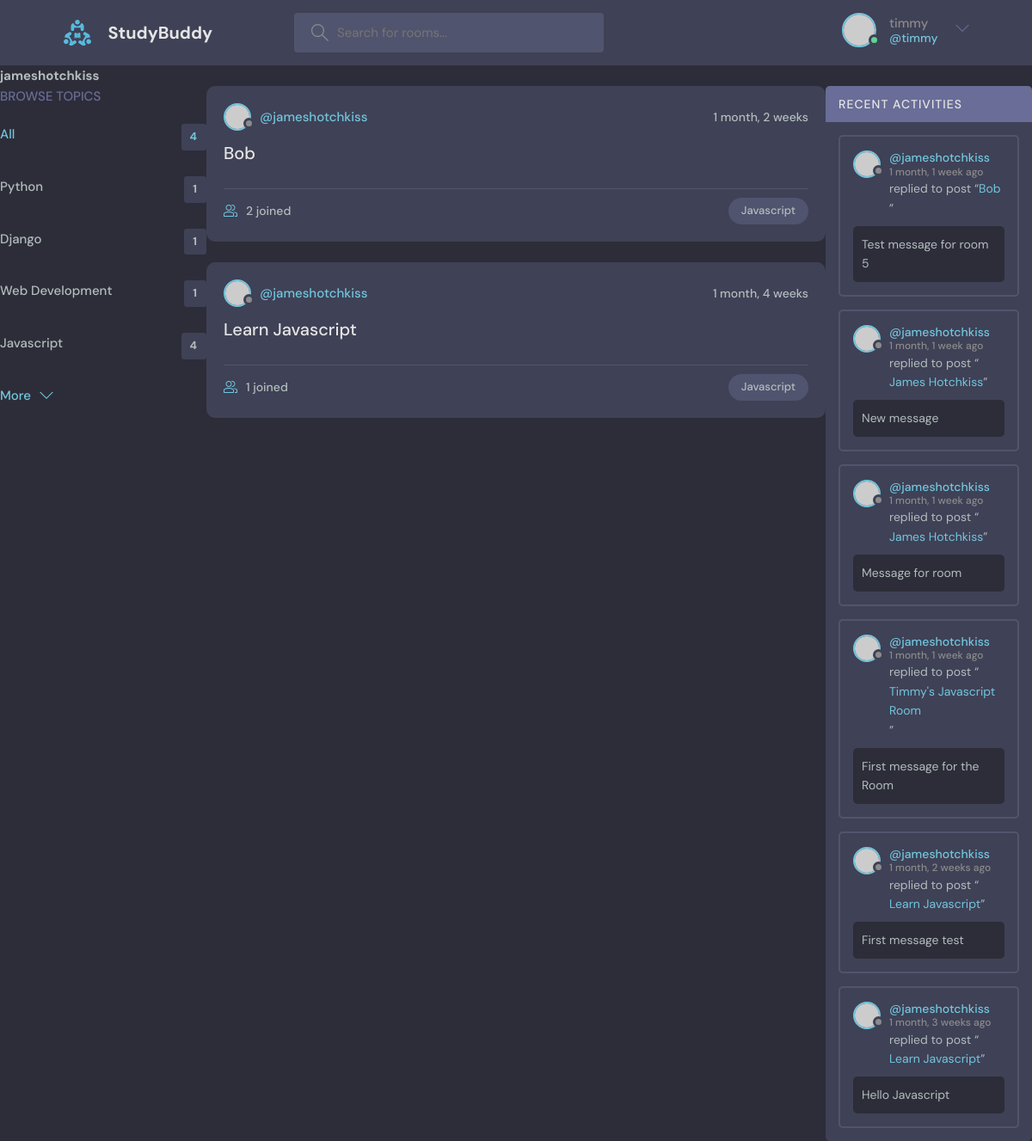
/profile/1/ (signed in), run on the app's committed database.
### base/models.py (models this page shows, shortened)
class Topic(models.Model):
    name = models.CharField(max_length=200)

class Room(models.Model):
    host = models.ForeignKey(User, on_delete=models.SET_NULL, null=True)
    topic = models.ForeignKey(Topic, on_delete=models.SET_NULL, null=True)
    name = models.CharField(max_length=200)
    description = models.TextField(null=True, blank=True)
    participants = models.ManyToManyField(User, related_name='participants', blank=True)
    updated = models.DateTimeField(auto_now=True)
    created = models.DateTimeField(auto_now_add=True)
    class Meta:
        ordering = ['-updated', '-created']
    def __str__(self):
        return self.name

class Message(models.Model):
    user = models.ForeignKey(User, on_delete=models.CASCADE)
    room = models.ForeignKey(Room, on_delete=models.CASCADE)
    body = models.TextField()
    updated = models.DateTimeField(auto_now=True)
    created = models.DateTimeField(auto_now_add=True)
    class Meta:
        ordering = ['-updated', '-created']
    def __str__(self):
        return self.body[0:50]

### base/views.py (the view)
# urls.py: path('profile/<str:pk>/', views.userProfile, name="user-profile"),
def userProfile(request, pk):
    user = User.objects.get(id=pk)
    rooms = user.room_set.all()
    room_messages = user.message_set.all()
    topics = Topic.objects.all()
    context = {'user': user, 'rooms': rooms, 'room_messages': room_messages, 'topics': topics}
    return render(request, 'base/profile.html', context)

### base/templates/base/profile.html (shortened to what this page needs)
{% extends 'main.html' %}
{% block content %}
<h3>{{user.username}}</h3>
<div class="profile-container">
    <div>
        {% include 'base/topics_component.html' %}
    </div>
    <div>
        {% include 'base/feed_component.html' %}
    </div>
    <div>
        {% include 'base/activity_component.html' %}
    </div>
</div>
{% endblock content%}

### templates/navbar.html (shortened to what this page needs)
{% load static %}
<header class="header header--loggedIn">
    <div class="container">
      <a href="{% url 'home' %}" class="header__logo">
        <img src="{% static 'images/logo.svg' %}" />
        <h1>StudyBuddy</h1>
      </a>
      <form class="header__search" method="GET" action="{% url 'home' %}">
        <label>
          <input name="q" placeholder="Search for rooms..." />
        </label>
      </form>
      <nav class="header__menu">
        {% if request.user.is_authenticated %}
        <div class="header__user">
          <a href="profile.html">
            <div class="avatar avatar--medium active">
              <img src="https://randomuser.me/api/portraits/men/37.jpg" />
            </div>
            <p>{{request.user.username}} <span>@{{request.user.username}}</span></p>
          </a>
          <button class="dropdown-button">
            <svg version="1.1" xmlns="http://www.w3.org/2000/svg" width="32" height="32" viewBox="0 0 32 32">
              <title>chevron-down</title>
              <path d="M16 21l-13-13h-3l16 16 16-16h-3l-13 13z"></path>
            </svg>
          </button>
        </div>
        {% else %}
            <a href="{% url 'login' %}">
                <img src="{% static 'images/avatar.svg' %}" />
                <p>Login</p>
            </a>
        {% endif %}
      </nav>
    </div>
  </header>

### base/templates/base/topics_component.html
<div class="topics">
    <div class="topics__header">
      <h2>Browse Topics</h2>
    </div>
    <ul class="topics__list">
      <li>
        <a href="{% url 'home' %}" class="active">All <span>{{topics.count}}</span></a>
      </li>
      {% for topic in topics %}
      <li>
        <a href="{% url 'home' %}?q={{topic.name}}">{{topic.name}}<span>{{topic.room_set.all.count}}</span></a>
      </li>
      {% endfor %}
    </ul>
    <a class="btn btn--link" href="topics.html">
      More
      <svg version="1.1" xmlns="http://www.w3.org/2000/svg" width="32" height="32" viewBox="0 0 32 32">
        <title>chevron-down</title>
        <path d="M16 21l-13-13h-3l16 16 16-16h-3l-13 13z"></path>
      </svg>
    </a>
  </div>

### base/templates/base/feed_component.html (shortened to what this page needs)
{% for room in rooms %}
<div class="roomListRoom">
    <div class="roomListRoom__header">
      <a href="{% url 'user-profile' room.host.id %}" class="roomListRoom__author">
        <div class="avatar avatar--small">
          <img src="https://randomuser.me/api/portraits/women/11.jpg" />
        </div>
        <span>@{{room.host.username}}</span>
      </a>
      <div class="roomListRoom__actions">
        <span>{{room.created|timesince}}</span>
      </div>
    </div>
    <div class="roomListRoom__content">
      <a href="{% url 'room' room.id %}">{{room.name}}</a>
    </div>
    <div class="roomListRoom__meta">
      <a href="{% url 'room' room.id %}" class="roomListRoom__joined">
        {{room.participants.all.count}} joined
      </a>
      <p class="roomListRoom__topic">{{room.topic.name}}</p>
    </div>
</div>
{% endfor %}

### base/templates/base/activity_component.html (shortened to what this page needs)
<div class="activities">
    <div class="activities__header">
      <h2>Recent Activities</h2>
    </div>
    {% for room_message in room_messages%}
    <div class="activities__box">
      <div class="activities__boxHeader roomListRoom__header">
        <a href="{% url 'user-profile' room_message.user.id %}" class="roomListRoom__author">
          <div class="avatar avatar--small">
            <img src="https://randomuser.me/api/portraits/women/11.jpg" />
          </div>
          <p>@{{room_message.user}}<span>{{room_message.created|timesince}} ago</span></p>
        </a>
      </div>
      <div class="activities__boxContent">
        <p>replied to post “<a href="{ url 'room' message.room.id}">{{room_message.room}}</a>”</p>
        <div class="activities__boxRoomContent">
            {{room_message}}
        </div>
      </div>
    </div>
    {% endfor %}
  </div>

### base/templates/base/profile.html (style rules this page uses)
.profile-container { display: grid; grid-template-columns: 1fr 3fr 1fr; }

### data on the page
Topic: name "Python", room_set.all.count "1"
Topic: name "Django", room_set.all.count "1"
Topic: name "Web Development", room_set.all.count "1"
Topic: name "Javascript", room_set.all.count "4"
Room: host.username "jameshotchkiss", created "1 month, 2 weeks", name "Bob", participants.all.count "2", topic.name "Javascript"
Room: host.username "jameshotchkiss", created "1 month, 4 weeks", name "Learn Javascript", participants.all.count "1", topic.name "Javascript"
Message: user "jameshotchkiss", created "1 month, 1 week", room "Bob", body "Test message for room 5"
Message: user "jameshotchkiss", created "1 month, 1 week", room "James Hotchkiss", body "New message"
Message: user "jameshotchkiss", created "1 month, 1 week", room "James Hotchkiss", body "Message for room"
Message: user "jameshotchkiss", created "1 month, 1 week", room "Timmy's Javascript Room", body "First message for the Room"
Message: user "jameshotchkiss", created "1 month, 2 weeks", room "Learn Javascript", body "First message test"
Message: user "jameshotchkiss", created "1 month, 3 weeks", room "Learn Javascript", body "Hello Javascript"

### other printed values
{{ request.user.username }} "timmy"
{{ user.username }} "jameshotchkiss"
{{ topics.count }} "4"
